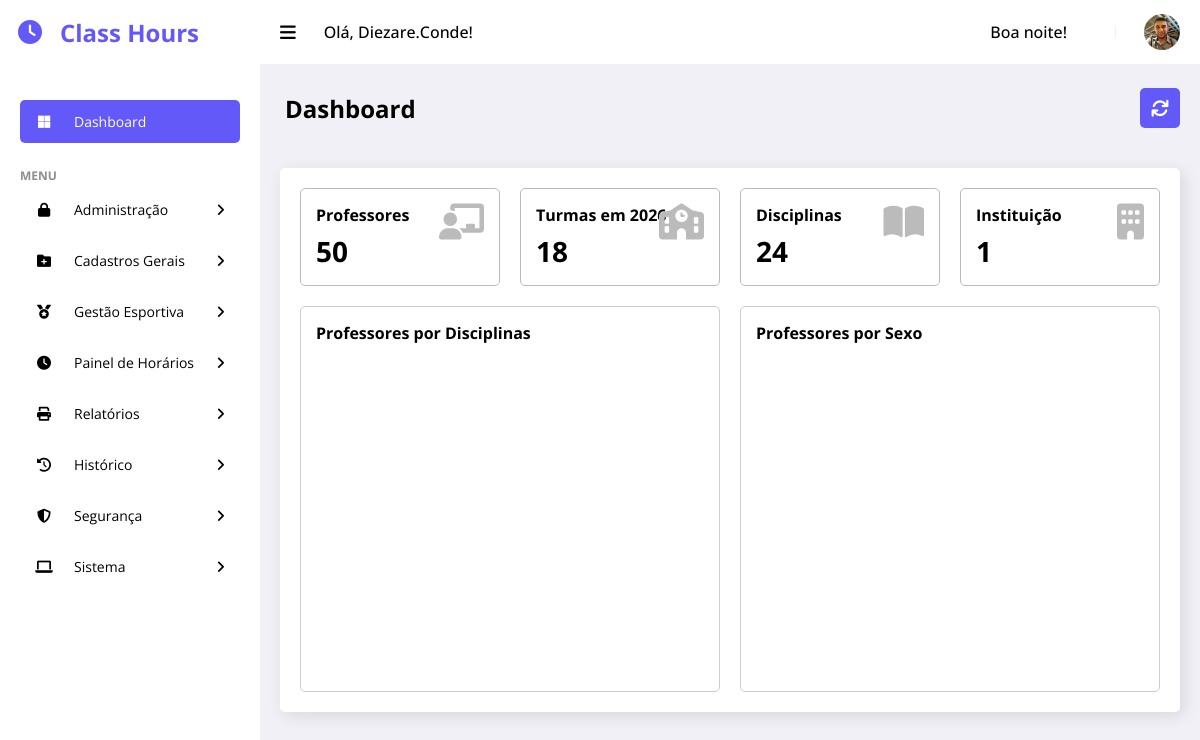
Screenshot of /app/pages/dashboard.php (signed in) with the database file from the repository.
### tables this page shows
CREATE TABLE `usuario` (
  `id_usuario` int(11) NOT NULL,
  `nome_usuario` varchar(50) NOT NULL,
  `email_usuario` varchar(100) NOT NULL,
  `senha_usuario` varchar(255) NOT NULL,
  `nivel_usuario` varchar(25) NOT NULL,
  `situacao_usuario` enum('Ativo','Inativo') NOT NULL DEFAULT 'Ativo',
  `data_cadastro_usuario` datetime NOT NULL DEFAULT current_timestamp(),
  `data_alteracao_senha_usuario` datetime DEFAULT NULL,
  `imagem_usuario` varchar(255) DEFAULT NULL
);

CREATE TABLE `ano_letivo` (
  `id_ano_letivo` int(11) NOT NULL,
  `ano` year(4) NOT NULL,
  `data_inicio` date NOT NULL,
  `data_fim` date NOT NULL,
  `data_cadastro` datetime DEFAULT current_timestamp()
);

### app/pages/dashboard.php (the view, shortened to what this page needs)
<?php
require_once __DIR__ . '/../../configs/init.php';
include_once APP_SERVER_PATH . '/models/header.php';
$idAnoLetivo = null;
$anoLabel		= date('Y');
$stmt = $pdo->query("
		SELECT id_ano_letivo, ano
		FROM ano_letivo
		WHERE CURDATE() BETWEEN data_inicio AND data_fim
		LIMIT 1
");
if ($row = $stmt->fetch(PDO::FETCH_ASSOC)) {
		$idAnoLetivo = (int)$row['id_ano_letivo'];
		$anoLabel		= $row['ano'];
}
$totalProf = (int)$pdo->query("SELECT COUNT(*) FROM professor")->fetchColumn();
$totalDisc = (int)$pdo->query("SELECT COUNT(*) FROM disciplina")->fetchColumn();
$totalInst = (int)$pdo->query("SELECT COUNT(*) FROM instituicao")->fetchColumn();
$totalTurmas = 0;
if ($idAnoLetivo) {
		$stmtTurmas = $pdo->prepare("SELECT COUNT(*) FROM turma WHERE id_ano_letivo = ?");
		$stmtTurmas->execute([$idAnoLetivo]);
		$totalTurmas = (int)$stmtTurmas->fetchColumn();
}
?>
<main>
	<div class="page-header">
		<h1>Dashboard</h1>
			<a href="<?php echo PAGES_PATH; ?>/horarios.php" class="btn-add" aria-label="Gerar Horários" title="Gerar Horários">
				<i class="fa-solid fa-arrows-rotate"></i> Gerar Horários
			</a>
	</div>
	<div class="data">
		<div class="content-data">
			<div class="row-cards">
				<div class="card">
					<p class="card-title">Professores</p>
					<h2 class="card-number"><?php echo $totalProf; ?></h2>
					<i class="fa-solid fa-chalkboard-teacher card-icon"></i>
				</div>
				<div class="card">
					<p class="card-title">Turmas em <?php echo htmlspecialchars($anoLabel); ?></p>
					<h2 class="card-number"><?php echo $totalTurmas; ?></h2>
					<i class="fa-solid fa-school card-icon"></i>
				</div>
				<div class="card">
					<p class="card-title">Disciplinas</p>
					<h2 class="card-number"><?php echo $totalDisc; ?></h2>
					<i class="fa-solid fa-book-open card-icon"></i>
				</div>
				<div class="card">
					<p class="card-title">Instituição</p>
					<h2 class="card-number"><?php echo $totalInst; ?></h2>
					<i class="fa-solid fa-building card-icon"></i>
				</div>
			</div>
			<div class="row-charts">
				<div class="chart-container">
					<p class="card-title">Professores por Disciplinas</p>
					<div id="chartBarras" class="chart chart-barras"></div>
				</div>
				<div class="chart-container">
					<p class="card-title">Professores por Sexo</p>
					<div id="chartPizza" class="chart chart-pizza"></div>
				</div>
			</div>
		</div>
	</div>
</main>
</body>
</html>

### app/models/header.php (shortened to what this page needs)
<?php
$idUsuario     = $_SESSION['id_usuario'] ?? 0;
$nomeUsuario   = 'Convidado';
$fotoPerfilBD  = '';
$fotoPerfil    = '';
if ($idUsuario > 0) {
    $stmtUser = $pdo->prepare("
        SELECT nome_usuario, imagem_usuario
        FROM usuario
        WHERE id_usuario = ?
        LIMIT 1
    ");
    $stmtUser->execute([$idUsuario]);
    if ($rowUser = $stmtUser->fetch(PDO::FETCH_ASSOC)) {
        $nomeUsuario  = $rowUser['nome_usuario'];
        $fotoPerfilBD = $rowUser['imagem_usuario'] ?? '';
    }
}
$host         = $_SERVER['HTTP_HOST'] ?? 'localhost';
$isLocalhost  = ($host === 'localhost' || $host === '127.0.0.1' || filter_var($host, FILTER_VALIDATE_IP));
$isHttps      = (!empty($_SERVER['HTTPS']) && $_SERVER['HTTPS'] !== 'off');
$isProduction = ($isHttps && !$isLocalhost);
if (empty($fotoPerfilBD)) {
    $fotoPerfil = rtrim(IMG_PATH, '/') . '/perfil/sem-foto.jpg';
} else if (preg_match('#^https?://#', $fotoPerfilBD)) {
    $fotoPerfil = $isProduction ? preg_replace('#^http://#', 'https://', $fotoPerfilBD) : $fotoPerfilBD;
} else {
    $fotoPerfil = rtrim(IMG_PATH, '/') . '/perfil/' . ltrim($fotoPerfilBD, '/');
}
$currentPath = parse_url($_SERVER['REQUEST_URI'] ?? '', PHP_URL_PATH) ?? '';
$currentFile = strtolower(basename($currentPath));
$grpAdmin      = ['evento.php', 'instituicao.php', 'usuario.php'];
$grpCadastros  = ['ano-letivo.php', 'disciplina.php', 'nivel-ensino.php', 'professor.php', 'sala.php', 'serie.php', 'turma.php', 'turno.php'];
$grpEsportes   = ['categoria.php', 'hora-aula-escolinha.php', 'modalidade.php'];
$grpPainel     = ['horarios.php', 'horarios-treino.php'];
$grpRelatorios = ['horario-aulas.php', 'horarios-professores.php', 'horarios-treino-geral.php', 'relatorio-hora-aula-escolinha.php', 'prof-aulas.php'];
$grpHistorico  = ['historico-horarios.php'];
$grpSeguranca  = ['backup.php', 'restore.php'];
function isSectionActive(array $files): bool {
    global $currentFile;
    return in_array($currentFile, array_map('strtolower', $files), true);
}
function dropdownClasses(array $files): string {
    return isSectionActive($files) ? ' active' : '';
}
$hora = date('H');
if ($hora >= 5 && $hora < 12) {
    $saudacao = 'Bom dia!';
} elseif ($hora >= 12 && $hora < 18) {
    $saudacao = 'Boa tarde!';
} else {
    $saudacao = 'Boa noite!';
}
?>
<!DOCTYPE html>
<html lang="pt-br" data-sw-path="<?= SW_PATH ?>">
<head><meta charset="utf-8">
	<link rel="stylesheet" href="https://cdnjs.cloudflare.com/ajax/libs/font-awesome/6.0.0-beta3/css/all.min.css">
	<link rel="stylesheet" href="<?php echo CSS_PATH; ?>/style.css">
	<link rel="stylesheet" href="<?= SW_PATH ?>/sweetalert2.css">
</head>
<body>
	<section id="sidebar">
		<a href="#" class="brand"><i class="fa-solid fa-clock icon"></i>Class Hours</a>
		<ul class="side-menu">
			<li>
				<a href="<?php echo PAGES_PATH; ?>/dashboard.php" <?php echo ($currentFile === 'dashboard.php' ? 'class="active"' : ''); ?>>
					<i class="fa-brands fa-microsoft icon"></i>Dashboard
				</a>
			</li>
			<li class="divider" data-text="menu">Menu</li>
			<li>
				<a href="#" class="has-dropdown<?php echo dropdownClasses($grpAdmin); ?>">
					<i class="fa-solid fa-lock icon"></i> Administração
					<i class="fa-solid fa-angle-right icon-right"></i>
				</a>
			</li>
			<li>
				<a href="#" class="has-dropdown<?php echo dropdownClasses($grpCadastros); ?>">
					<i class="fa-solid fa-folder-plus icon"></i> Cadastros Gerais
					<i class="fa-solid fa-angle-right icon-right"></i>
				</a>
			</li>
			<li>
				<a href="#" class="has-dropdown<?php echo dropdownClasses($grpEsportes); ?>">
					<i class="fa-solid fa-medal icon"></i> Gestão Esportiva
					<i class="fa-solid fa-angle-right icon-right"></i>
				</a>
			</li>
			<li>
				<a href="#" class="has-dropdown<?php echo dropdownClasses($grpPainel); ?>">
					<i class="fa-solid fa-clock icon"></i> Painel de Horários
					<i class="fa-solid fa-angle-right icon-right"></i>
				</a>
			</li>
			<li>
				<a href="#" class="has-dropdown<?php echo dropdownClasses($grpRelatorios); ?>">
					<i class="fa-solid fa-print icon"></i> Relatórios
					<i class="fa-solid fa-angle-right icon-right"></i>
				</a>
			</li>
			<li>
				<a href="#" class="has-dropdown<?php echo dropdownClasses($grpHistorico); ?>">
					<i class="fa-solid fa-clock-rotate-left icon"></i> Histórico
					<i class="fa-solid fa-angle-right icon-right"></i>
				</a>
			</li>
			<li>
				<a href="#" class="has-dropdown<?php echo dropdownClasses($grpSeguranca); ?>">
					<i class="fa-solid fa-shield icon"></i> Segurança
					<i class="fa-solid fa-angle-right icon-right"></i>
				</a>
			</li>
			<li>
				<a href="#" class="has-dropdown">
					<i class="fa-solid fa-laptop icon"></i> Sistema
					<i class="fa-solid fa-angle-right icon-right"></i>
				</a>
			</li>
		</ul>
	</section>
	<section id="content">
		<nav>
			<i class="fa-solid fa-bars toggle-sidebar"></i>
			<form action="#">
				<div class="user-greeting">
					Olá, <?php echo htmlspecialchars($nomeUsuario); ?>!
				</div>
			</form>
			<div class="user-greeting">
				<?= $saudacao ?>
			</div>
			<div class="profile">
				<img src="<?php echo $fotoPerfil; ?>" alt="Profile" class="avatar">
			</div>
		</nav>

### app/assets/sw2/sweetalert2.css (style rules this page uses)
:root { --swal2-outline: 0 0 0 3px rgba(100, 150, 200, 0.5); --swal2-container-padding: 0.625em; --swal2-backdrop: rgba(0, 0, 0, 0.4); --swal2-backdrop-transition: background-color 0.15s; --swal2-width: 32em; --swal2-padding: 0 0 1.25em; --swal2-border: none; --swal2-border-radius: 0.3125rem; --swal2-background: white; --swal2-color: #545454; --swal2-show-animation: swal2-show 0.3s; --swal2-hide-animation: swal2-hide 0.15s forwards; --swal2-icon-zoom: 1; --swal2-icon-animations: true; --swal2-title-padding: 0.8em 1em 0; --swal2-html-container-padding: 1em 1.6em 0.3em; --swal2-input-border: 1px solid #d9d9d9; --swal2-input-border-radius: 0.1875em; --swal2-input-box-shadow: inset 0 1px 1px rgba(0, 0, 0, 0.06), 0 0 0 3px transparent; --swal2-input-background: transparent; --swal2-input-transition: border-color 0.2s, box-shadow 0.2s; --swal2-input-hover-box-shadow: inset 0 1px 1px rgba(0, 0, 0, 0.06), 0 0 0 3px transparent; --swal2-input-focus-border: 1px solid #b4dbed; --swal2-input-focus-box-shadow: inset 0 1px 1px rgba(0, 0, 0, 0.06), 0 0 0 3px rgba(100, 150, 200, 0.5); --swal2-progress-step-background: #add8e6; --swal2-validation-message-background: #f0f0f0; --swal2-validation-message-color: #666; --swal2-footer-border-color: #eee; --swal2-footer-background: transparent; --swal2-footer-color: inherit; --swal2-timer-progress-bar-background: rgba(0, 0, 0, 0.3); --swal2-close-button-position: initial; --swal2-close-button-inset: auto; --swal2-close-button-font-size: 2.5em; --swal2-close-button-color: #ccc; --swal2-close-button-transition: color 0.2s, box-shadow 0.2s; --swal2-close-button-outline: initial; --swal2-close-button-box-shadow: inset 0 0 0 3px transparent; --swal2-close-button-focus-box-shadow: inset var(--swal2-outline); --swal2-close-button-hover-transform: none; --swal2-actions-justify-content: center; --swal2-actions-width: auto; --swal2-actions-margin: 1.25em auto 0; --swal2-actions-padding: 0; --swal2-actions-border-radius: 0; --swal2-actions-background: transparent; --swal2-action-button-transition: background-color 0.2s, box-shadow 0.2s; --swal2-action-button-hover: black 10%; --swal2-action-button-active: black 10%; --swal2-confirm-button-box-shadow: none; --swal2-confirm-button-border-radius: 0.25em; --swal2-confirm-button-background-color: #7066e0; --swal2-confirm-button-color: #fff; --swal2-deny-button-box-shadow: none; --swal2-deny-button-border-radius: 0.25em; --swal2-deny-button-background-color: #dc3741; --swal2-deny-button-color: #fff; --swal2-cancel-button-box-shadow: none; --swal2-cancel-button-border-radius: 0.25em; --swal2-cancel-button-background-color: #6e7881; --swal2-cancel-button-color: #fff; --swal2-toast-show-animation: swal2-toast-show 0.5s; --swal2-toast-hide-animation: swal2-toast-hide 0.1s forwards; --swal2-toast-border: none; --swal2-toast-box-shadow: 0 0 1px hsl(0deg 0% 0% / 0.075), 0 1px 2px hsl(0deg 0% 0% / 0.075), 1px 2px 4px hsl(0deg 0% 0% / 0.075), 1px 3px 8px hsl(0deg 0% 0% / 0.075), 2px 4px 16px hsl(0deg 0% 0% / 0.075); }

### rows the page displays
usuario: nome_usuario "Diezare.Conde", imagem_usuario (picture)
ano_letivo: ano "2026"

### other values shown
$saudacao "Boa noite!"
$totalProf "50"
$totalTurmas "18"
$totalDisc "24"
$totalInst "1"
